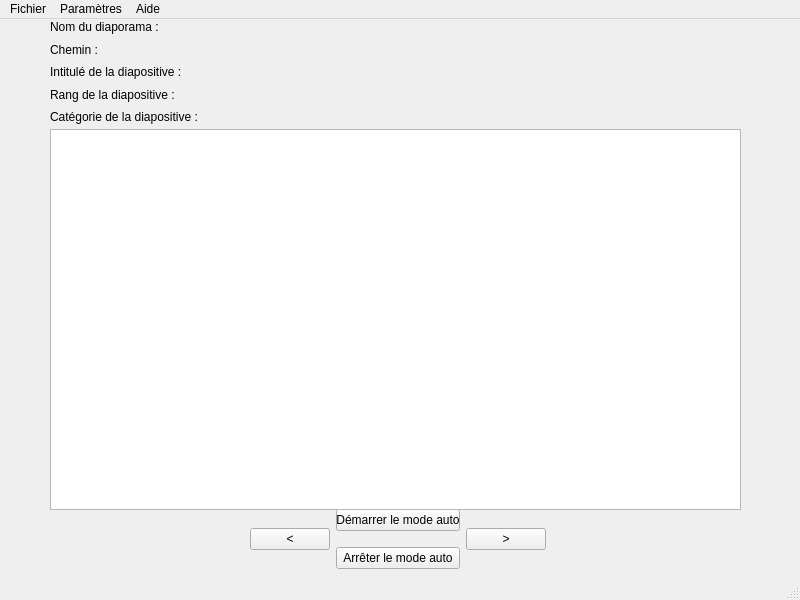
<?xml version="1.0" encoding="UTF-8"?>
<ui version="4.0">
 <class>lecteurvue</class>
 <widget class="QMainWindow" name="lecteurvue">
  <property name="geometry">
   <rect>
    <x>0</x>
    <y>0</y>
    <width>800</width>
    <height>600</height>
   </rect>
  </property>
  <property name="windowTitle">
   <string>lecteurvue</string>
  </property>
  <widget class="QWidget" name="centralwidget">
   <widget class="QWidget" name="horizontalLayoutWidget">
    <property name="geometry">
     <rect>
      <x>250</x>
      <y>480</y>
      <width>296</width>
      <height>80</height>
     </rect>
    </property>
    <layout class="QHBoxLayout" name="horizontalLayout">
     <item>
      <widget class="QPushButton" name="pushButton_5">
       <property name="text">
        <string>&lt;</string>
       </property>
      </widget>
     </item>
     <item>
      <layout class="QVBoxLayout" name="verticalLayout">
       <item>
        <widget class="QPushButton" name="pushButton">
         <property name="text">
          <string>Démarrer le mode auto</string>
         </property>
        </widget>
       </item>
       <item>
        <widget class="QPushButton" name="pushButton_2">
         <property name="text">
          <string>Arrêter le mode auto</string>
         </property>
        </widget>
       </item>
      </layout>
     </item>
     <item>
      <widget class="QPushButton" name="pushButton_4">
       <property name="text">
        <string>&gt;</string>
       </property>
      </widget>
     </item>
    </layout>
   </widget>
   <widget class="QGraphicsView" name="graphicsView">
    <property name="geometry">
     <rect>
      <x>50</x>
      <y>110</y>
      <width>691</width>
      <height>381</height>
     </rect>
    </property>
   </widget>
   <widget class="QWidget" name="verticalLayoutWidget_2">
    <property name="geometry">
     <rect>
      <x>50</x>
      <y>0</y>
      <width>201</width>
      <height>106</height>
     </rect>
    </property>
    <layout class="QVBoxLayout" name="verticalLayout_2">
     <item>
      <widget class="QLabel" name="label">
       <property name="text">
        <string>Nom du diaporama :</string>
       </property>
      </widget>
     </item>
     <item>
      <widget class="QLabel" name="label_2">
       <property name="text">
        <string>Chemin :</string>
       </property>
      </widget>
     </item>
     <item>
      <widget class="QLabel" name="label_3">
       <property name="text">
        <string>Intitulé de la diapositive :</string>
       </property>
      </widget>
     </item>
     <item>
      <widget class="QLabel" name="label_4">
       <property name="text">
        <string>Rang de la diapositive :</string>
       </property>
      </widget>
     </item>
     <item>
      <widget class="QLabel" name="label_5">
       <property name="text">
        <string>Catégorie de la diapositive :</string>
       </property>
      </widget>
     </item>
    </layout>
   </widget>
  </widget>
  <widget class="QStatusBar" name="statusbar"/>
  <widget class="QMenuBar" name="menubar">
   <property name="geometry">
    <rect>
     <x>0</x>
     <y>0</y>
     <width>800</width>
     <height>22</height>
    </rect>
   </property>
   <widget class="QMenu" name="menuFichier">
    <property name="title">
     <string>Fichier</string>
    </property>
   </widget>
   <widget class="QMenu" name="menuParam_tres">
    <property name="title">
     <string>Paramètres</string>
    </property>
   </widget>
   <widget class="QMenu" name="menuAide">
    <property name="title">
     <string>Aide</string>
    </property>
   </widget>
   <addaction name="menuFichier"/>
   <addaction name="menuParam_tres"/>
   <addaction name="menuAide"/>
  </widget>
 </widget>
 <resources/>
 <connections/>
</ui>
